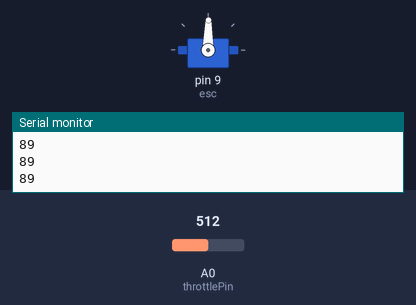
Bench run of a sketch on a simulated Arduino Uno, built with avr-gcc and run on an emulated ATmega328P. Parts: servo, the last lines printed to the serial monitor. Inputs (shaded band) come from the test bench; at power-on: A0 (throttlePin) = 512.

Above: at 1.2 s.
1.3 s: A0 (throttlePin) set to 716
At 1.8 s:
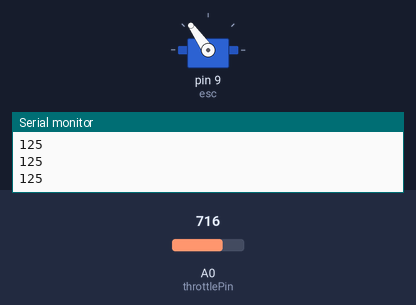
2.8 s: A0 (throttlePin) set to 900
At 4.0 s:
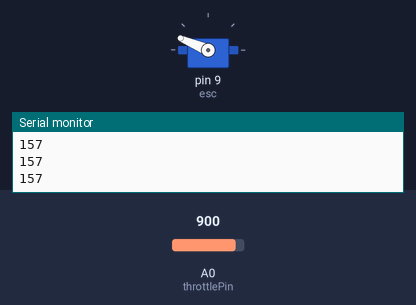
4.3 s: A0 (throttlePin) set to 1023
At 5.3 s:
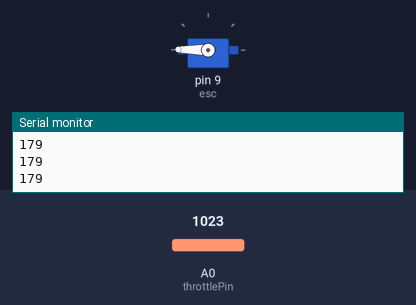
5.8 s: A0 (throttlePin) set to 306
At 6.5 s:
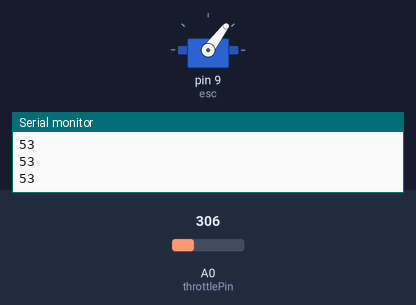
7.3 s: A0 (throttlePin) set to 122
At 7.6 s:
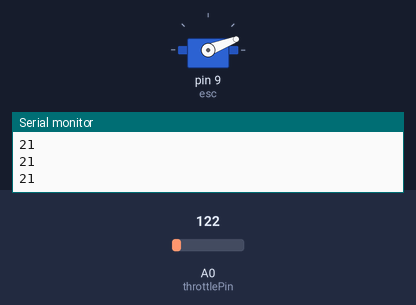
8.8 s: A0 (throttlePin) set to 511
At 10.0 s:
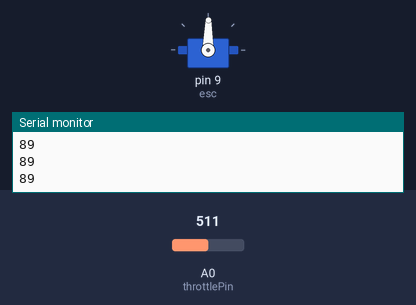
Timing chart, 0 to 11.3 s (numbered marks = the images above; inputs shaded):
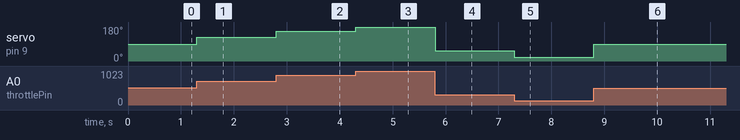

The sketch:

potensiometer.ino
```cpp
#include <Servo.h>


Servo esc;
int throttlePin = A0;  //Potentiometer Pin

void setup() {
  esc.attach(9); //ESC Pin
  Serial.begin(9600);
  Serial.print("Test");
}

void loop() {
  int throttle = analogRead(throttlePin);
  throttle = map(throttle, 0, 1023, 0, 179);
  esc.write(throttle);
  Serial.println(throttle);

}
```

Measured:
- after the input at 1.3 s, servo on pin 9 (esc): 89° → 125° at once
- after the input at 2.8 s, servo on pin 9 (esc): 125° → 157° at once
- after the input at 4.3 s, servo on pin 9 (esc): 157° → 179° at once
- after the input at 5.8 s, servo on pin 9 (esc): 179° → 53° at once
- after the input at 7.3 s, servo on pin 9 (esc): 53° → 21° at once
- after the input at 8.8 s, servo on pin 9 (esc): 21° → 89° at once
